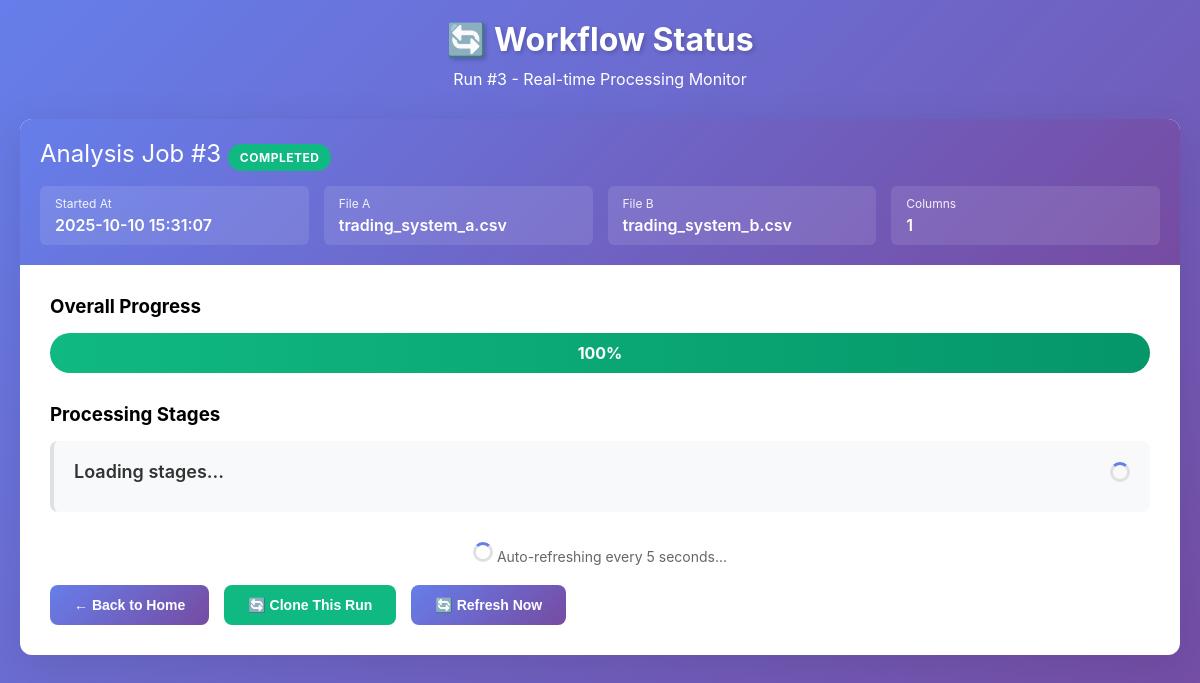
The page /workflow/3 on the database its author committed.
### tables this page shows
CREATE TABLE runs (
            run_id INTEGER PRIMARY KEY AUTOINCREMENT,
            timestamp TEXT,
            file_a TEXT,
            file_b TEXT,
            num_columns INTEGER,
            file_a_rows INTEGER,
            file_b_rows INTEGER,
            status TEXT DEFAULT 'pending',
            current_stage TEXT DEFAULT 'initializing',
            progress_percent INTEGER DEFAULT 0,
            started_at TEXT,
            completed_at TEXT,
            error_message TEXT,
            working_directory TEXT
        );

### file_comparator.py (the view)
@app.get("/workflow/{run_id}", response_class=HTMLResponse)
async def workflow_status(request: Request, run_id: int):
    cursor = conn.cursor()
    cursor.execute('''
        SELECT timestamp, file_a, file_b, num_columns, status, current_stage, progress_percent, error_message
        FROM runs WHERE run_id = ?
    ''', (run_id,))
    run_info = cursor.fetchone()
    if not run_info:
        raise HTTPException(status_code=404, detail="Run not found")
    cursor.execute("SELECT run_id, timestamp, file_a, file_b, num_columns FROM runs ORDER BY timestamp DESC")
    runs = cursor.fetchall()
    run_list = [{"id": r[0], "label": f"Run {r[0]} - {r[1]} (Files: {r[2]}, {r[3]}, Columns: {r[4]})"} for r in runs]
    return templates.TemplateResponse("workflow.html", {
        "request": request,
        "run_id": run_id,
        "timestamp": run_info[0],
        "file_a": run_info[1],
        "file_b": run_info[2],
        "num_columns": run_info[3],
        "status": run_info[4],
        "current_stage": run_info[5],
        "progress": run_info[6],
        "error": run_info[7],
        "runs": run_list
    })

### templates/workflow.html (shortened to what this page needs)
<!DOCTYPE html>
<html lang="en">
<head>
</head>
<body>
    <div class="container">
        <header>
            <h1>🔄 Workflow Status</h1>
            <p class="subtitle">Run #{{ run_id }} - Real-time Processing Monitor</p>
        </header>
        <div class="card">
            <div class="status-header">
                <div class="status-title">
                    Analysis Job #{{ run_id }}
                    <span class="status-badge {{ status }}" id="statusBadge">{{ status }}</span>
                </div>
                <div class="status-meta">
                    <div class="meta-item">
                        <div class="meta-label">Started At</div>
                        <div class="meta-value">{{ timestamp }}</div>
                    </div>
                    <div class="meta-item">
                        <div class="meta-label">File A</div>
                        <div class="meta-value">{{ file_a }}</div>
                    </div>
                    <div class="meta-item">
                        <div class="meta-label">File B</div>
                        <div class="meta-value">{{ file_b }}</div>
                    </div>
                    <div class="meta-item">
                        <div class="meta-label">Columns</div>
                        <div class="meta-value">{{ num_columns }}</div>
                    </div>
                </div>
            </div>
            <div class="progress-container">
                <h3 style="margin-bottom: 15px;">Overall Progress</h3>
                <div class="progress-bar">
                    <div class="progress-fill {% if status == 'error' %}error{% endif %}" id="progressBar" style="width: {{ progress }}%">
                        <span id="progressText">{{ progress }}%</span>
                    </div>
                </div>
            </div>
            <div class="stages-container">
                <h3 style="margin-bottom: 15px;">Processing Stages</h3>
                <div id="stagesContainer">
                    <div class="stage-item pending">
                        <div class="stage-header">
                            <div class="stage-name">Loading stages...</div>
                            <div class="spinner"></div>
                        </div>
                    </div>
                </div>
            </div>
            <div class="auto-refresh" id="autoRefresh">
                <span class="spinner"></span> Auto-refreshing every 5 seconds...
            </div>
            <div class="action-buttons">
                <button class="btn" onclick="window.location.href='/'">← Back to Home</button>
                <button class="btn" onclick="cloneRun({{ run_id }})" style="background: #10b981;">🔄 Clone This Run</button>
                <button class="btn" onclick="location.reload()">🔄 Refresh Now</button>
            </div>
        </div>
    </div>
</body>
</html>

### templates/workflow.html (style rules this page uses)
* { margin: 0; padding: 0; box-sizing: border-box; }
body { font-family: -apple-system, BlinkMacSystemFont, 'Segoe UI', Roboto, 'Helvetica Neue', Arial, sans-serif; background: linear-gradient(135deg, #667eea 0%, #764ba2 100%); min-height: 100vh; padding: 0; margin: 0; }
.container { width: 100%; padding: 20px; }
header { text-align: center; color: white; margin-bottom: 30px; }
h1 { font-size: 2em; margin-bottom: 10px; text-shadow: 2px 2px 4px rgba(0,0,0,0.2); }
.card { background: white; border-radius: 12px; box-shadow: 0 10px 40px rgba(0,0,0,0.1); padding: 30px; margin-bottom: 20px; }
.status-header { background: linear-gradient(135deg, #667eea 0%, #764ba2 100%); color: white; padding: 20px; border-radius: 12px 12px 0 0; margin: -30px -30px 30px -30px; }
.status-title { font-size: 1.5em; margin-bottom: 15px; }
.status-meta { display: grid; grid-template-columns: repeat(auto-fit, minmax(200px, 1fr)); gap: 15px; }
.meta-item { background: rgba(255,255,255,0.1); padding: 10px 15px; border-radius: 6px; }
.meta-label { font-size: 12px; opacity: 0.9; margin-bottom: 4px; }
.meta-value { font-size: 16px; font-weight: 600; }
.progress-container { margin: 30px 0; }
.progress-bar { width: 100%; height: 40px; background: #e0e0e0; border-radius: 20px; overflow: hidden; position: relative; }
.progress-fill { height: 100%; background: linear-gradient(90deg, #10b981 0%, #059669 100%); transition: width 0.5s ease; display: flex; align-items: center; justify-content: center; color: white; font-weight: 700; }
.status-badge { display: inline-block; padding: 6px 12px; border-radius: 20px; font-size: 12px; font-weight: 700; text-transform: uppercase; letter-spacing: 0.5px; }
.status-badge.completed { background: #10b981; color: white; }
.stages-container { margin: 30px 0; }
.stage-item { background: #f8f9fa; padding: 20px; border-radius: 8px; margin-bottom: 15px; border-left: 4px solid #e0e0e0; transition: all 0.3s; }
.stage-item.pending { border-color: #e0e0e0; }
.stage-header { display: flex; align-items: center; justify-content: space-between; margin-bottom: 10px; }
.stage-name { font-size: 18px; font-weight: 600; color: #333; }
.auto-refresh { text-align: center; margin: 20px 0; color: #666; font-size: 14px; }
.btn { background: linear-gradient(135deg, #667eea 0%, #764ba2 100%); color: white; border: none; padding: 12px 24px; border-radius: 8px; font-size: 14px; font-weight: 600; cursor: pointer; transition: transform 0.2s; }
.action-buttons { display: flex; gap: 15px; margin-top: 20px; }
.spinner { display: inline-block; width: 20px; height: 20px; border: 3px solid #e0e0e0; border-top: 3px solid #667eea; border-radius: 50%; animation: spin 1s linear infinite; }

### rows shown on the page
runs: status "COMPLETED", timestamp "2025-10-10 15:31:07", file_a "trading_system_a.csv", file_b "trading_system_b.csv"

### other values the page prints
{{ run_id }} "3"
{{ num_columns }} "1"
{{ progress }} "100"
